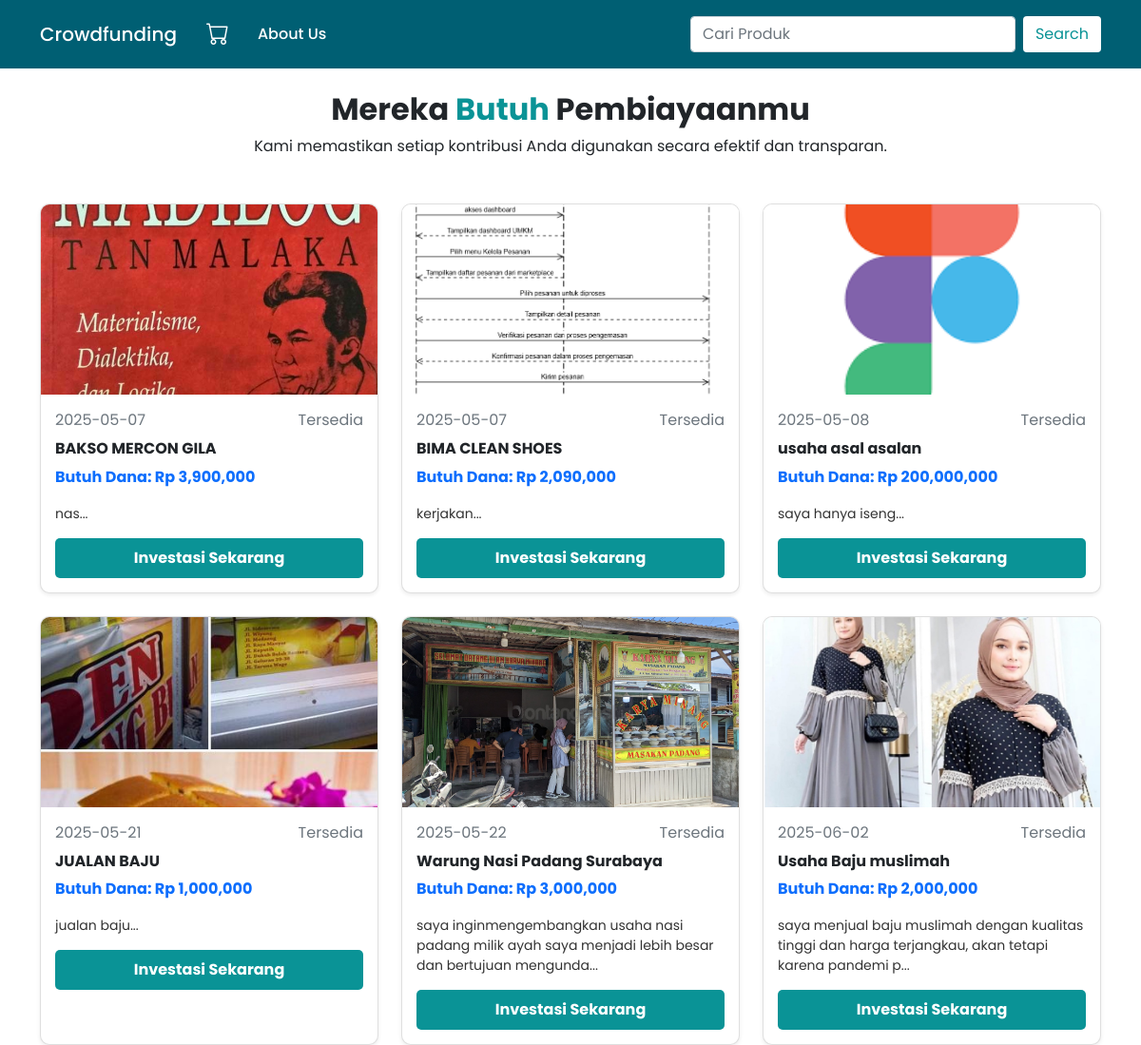
/pembiayaan, run on the app's committed database.
### tables this page shows
CREATE TABLE crowdfunding_requests (
    id INTEGER PRIMARY KEY,
    business_name TEXT,
    investy_id INTEGER,
    amount INTEGER,
    description TEXT,
    status TEXT,
    document TEXT,
    created_at TEXT,
    cover_image TEXT
, funded_amount REAL DEFAULT 0, saldo INTEGER DEFAULT 0);

### hello.py (the view)
@app.route('/pembiayaan')
def pembiayaan():
    conn = get_db_connection()
    hasil = conn.execute("SELECT * FROM crowdfunding_requests WHERE status = 'approved'").fetchall()
    conn.close()
    return render_template('pembiayaan.html', hasil=hasil)

### database.py (called while the page is built)
def get_db_connection():
    conn = sqlite3.connect(DATABASE_NAME)
    conn.row_factory = sqlite3.Row  # Mengembalikan hasil dalam bentuk dictionary
    return conn

### templates/pembiayaan.html
{% include 'navbar.html' %}
<link rel="stylesheet" href="{{ url_for('static', filename='css/pembiayaan.css') }}">
<body>
    <div class="container mt-4">
        <h2 class="hero-title text-center">Mereka <span class="highlight">Butuh</span> Pembiayaanmu</h2>
        <p class="text-center">Kami memastikan setiap kontribusi Anda digunakan secara efektif dan transparan.</p>
        <div class="row row-cols-1 row-cols-md-3 g-4 mt-4">
            {% for item in hasil %}
            <div class="col">
                <div class="card h-100 shadow-sm">
                    <img src="{{ url_for('static', filename='uploads/' ~ item['cover_image']) }}"
                         alt="Foto Usaha"
                         class="card-img-top"
                         style="height: 200px; object-fit: cover;">
                    <div class="card-body">
                        <div class="d-flex justify-content-between mb-2">
                            <span class="text-muted">{{ item['created_at'] or 'Tanggal tidak tersedia' }}</span>
                            <span class="text-muted">Tersedia</span>
                        </div>
                        <h5 class="card-title text-dark">{{ item['business_name'] }}</h5>
                        <p class="text-primary fw-bold">Butuh Dana: Rp {{ '{:,.0f}'.format(item['amount']) }}</p>
                        <p class="card-text">{{ item['description'][:100] }}...</p>
                        <a href="{{ url_for('detail_pembiayaan', id=item['id']) }}" class="btn investment-btn w-100 mt-2">
                            Investasi Sekarang
                        </a>
                    </div>
                </div>
            </div>
            {% else %}
            <div class="col">
                <div class="alert alert-info">Belum ada pengajuan pembiayaan yang disetujui.</div>
            </div>
            {% endfor %}
        </div>
    </div>
</body>
</html>

### templates/navbar.html (shortened to what this page needs)
<!DOCTYPE html>
<html lang="en">
<head>
    <link href="https://cdn.jsdelivr.net/npm/bootstrap@5.0.2/dist/css/bootstrap.min.css" rel="stylesheet">
    <link rel="stylesheet" href="https://cdnjs.cloudflare.com/ajax/libs/bootstrap-icons/1.5.0/font/bootstrap-icons.min.css">
    <link rel="stylesheet" href="https://cdnjs.cloudflare.com/ajax/libs/font-awesome/4.7.0/css/font-awesome.min.css">
    <link rel="stylesheet" href="{{ url_for('static', filename='css/style.css') }}">
    <link rel="stylesheet" href="{{ url_for('static', filename='css/pembiayaan.css') }}">
</head>
<body>
    <nav class="navbar navbar-expand-lg navbar-dark">
        <div class="container">
            <a class="navbar-brand" href="#">Crowdfunding</a>
            <div class="collapse navbar-collapse align-items-center" id="navbarNav">
                <ul class="navbar-nav me-auto align-items-center">
                    <li class="nav-item">
                        <a class="nav-link" href="{{ url_for('view_cart') }}">
                            <i class="bi bi-cart cart-icon"></i>
                        </a>
                    </li>
                    <li class="nav-item">
                        <a class="nav-link" href="{{ url_for('about') }}">About Us</a>
                    </li>
                </ul>
                <form class="d-flex">
                    <input class="form-control me-2" type="search" placeholder="Cari Produk" aria-label="Search">
                    <button class="btn search-btn" type="submit">Search</button>
                </form>
            </div>
        </div>
    </nav>
</body>
</html>

### static/css/style.css (style rules this page uses)
:root { --primary-color: #ffffff; --bg-primary: #005f73; --dark-color: #000000; --silver-color: #1f1f1f; --blue-color: #70ffff; --h1-font-size: 40px; --h2-font-size: 32px; --h3-font-size: 24px; --h5-font-size: 12px; --small-font-size: 15px; }
html { scroll-behavior: smooth; }
body { font-family: 'poppins', sans-serif; }
:root { --bs-primary: #007B9E; }

### static/css/pembiayaan.css (style rules this page uses)
.navbar { background-color: #005f73; padding: 10px 20px; }
.navbar a, .navbar-brand, .navbar .nav-link { color: white !important; font-weight: 500; text-decoration: none; }
.navbar .nav-link { padding: 8px 15px; display: flex; align-items: center; }
.navbar .nav-item { display: flex; align-items: center; }
.navbar .navbar-nav .nav-link { padding-left: 15px; padding-right: 15px; }
.cart-icon { position: relative; font-size: 1.5rem; color: white; }
.search-btn { background-color: #ffffff; color: #0a9396; }
.hero-title { font-size: 2rem; font-weight: bold; }
.highlight { color: #0a9396; }
.card { border-radius: 10px; overflow: hidden; transition: transform 0.3s ease-in-out; box-shadow: 0px 3px 10px rgba(0, 0, 0, 0.2); }
.card-body { padding: 15px; }
.card-title { font-size: 16px; font-weight: bold; margin-top: 5px; }
.card-text { font-size: 14px; color: #333; margin-bottom: 15px; }
.investment-btn { background-color: #0a9396; color: white; font-weight: bold; padding: 8px; width: 100%; border-radius: 5px; text-align: center; display: block; }

### data on the page
crowdfunding_requests: cover_image (picture), created_at "2025-05-07", business_name "BAKSO MERCON GILA", amount "3,900,000", description "nas"
crowdfunding_requests: cover_image (picture), created_at "2025-05-07", business_name "BIMA CLEAN SHOES", amount "2,090,000", description "kerjakan"
crowdfunding_requests: cover_image (picture), created_at "2025-05-08", business_name "usaha asal asalan", amount "200,000,000", description "saya hanya iseng"
crowdfunding_requests: cover_image (picture), created_at "2025-05-21", business_name "JUALAN BAJU", amount "1,000,000", description "jualan baju"
crowdfunding_requests: cover_image (picture), created_at "2025-05-22", business_name "Warung Nasi Padang Surabaya", amount "3,000,000", description "saya inginmengembangkan usaha nasi padang milik ayah saya menjadi lebih besar dan bertujuan mengunda"
crowdfunding_requests: cover_image (picture), created_at "2025-06-02", business_name "Usaha Baju muslimah", amount "2,000,000", description "saya menjual baju muslimah dengan kualitas tinggi dan harga terjangkau, akan tetapi karena pandemi p"
